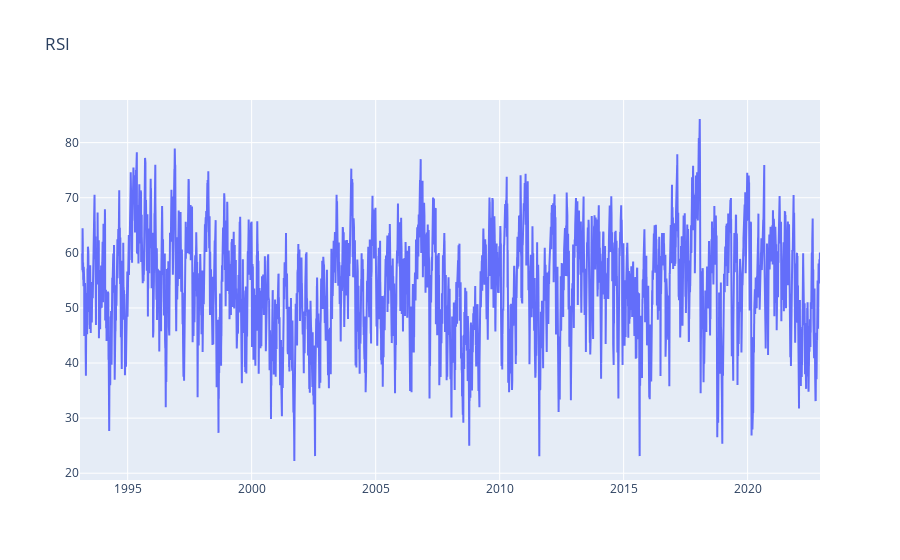

Notebook code for this chart:
### Code cell
fig = go.Figure()
fig.add_trace(go.Scatter(x=rsi.index, y=rsi))
fig.update_layout(title="RSI")
fig.show()

### Figure 1 — Plotly figure (JSON) as saved in the notebook; plotly's stock layout.template omitted (floating-point values rounded to 4 significant figures; data arrays with more than 128 entries replaced by an {"elided": "..."} marker saying what was removed)
{"data": [{"type": "scatter", "x": {"elided": "7517 str values"}, "y": {"elided": "7517 float values"}}], "layout": {"title": {"text": "RSI"}}}
